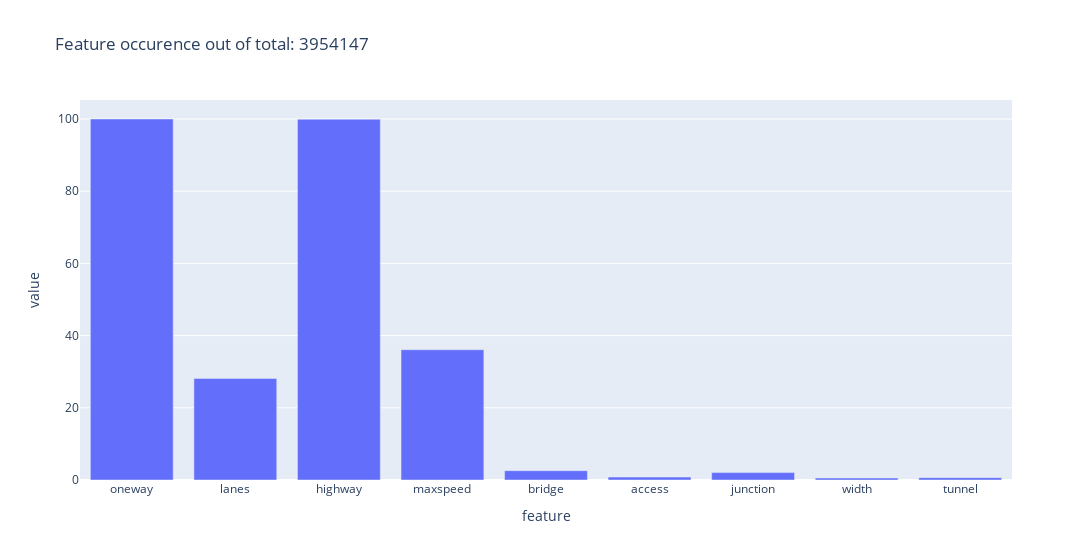

Notebook source saved alongside this figure:
### Code cell
fig = px.bar(df_feature_counts * 100 / n, width=1300, title=f"Feature occurence out of total: {n}")
fig.update_layout(
    # xaxis = dict(
    #     tickmode = 'linear',
    # ),
    showlegend = False   
)
fig.show()

### Figure 1 — Plotly figure (JSON) as saved in the notebook; plotly's stock layout.template omitted (floating-point values rounded to 4 significant figures)
{"data": [{"alignmentgroup": "True", "hovertemplate": "variable=count<br>feature=%{x}<br>value=%{y}<extra></extra>", "legendgroup": "count", "marker": {"color": "#636efa", "pattern": {"shape": ""}}, "name": "count", "offsetgroup": "count", "orientation": "v", "showlegend": true, "textposition": "auto", "type": "bar", "x": ["oneway", "lanes", "highway", "maxspeed", "bridge", "access", "junction", "width", "tunnel"], "xaxis": "x", "y": [100, 28.14, 99.94, 36.09, 2.581, 0.8128, 2.049, 0.539, 0.646], "yaxis": "y"}], "layout": {"barmode": "relative", "legend": {"title": {"text": "variable"}, "tracegroupgap": 0}, "showlegend": false, "title": {"text": "Feature occurence out of total: 3954147"}, "width": 1300, "xaxis": {"anchor": "y", "domain": [0, 1], "title": {"text": "feature"}}, "yaxis": {"anchor": "x", "domain": [0, 1], "title": {"text": "value"}}}}
